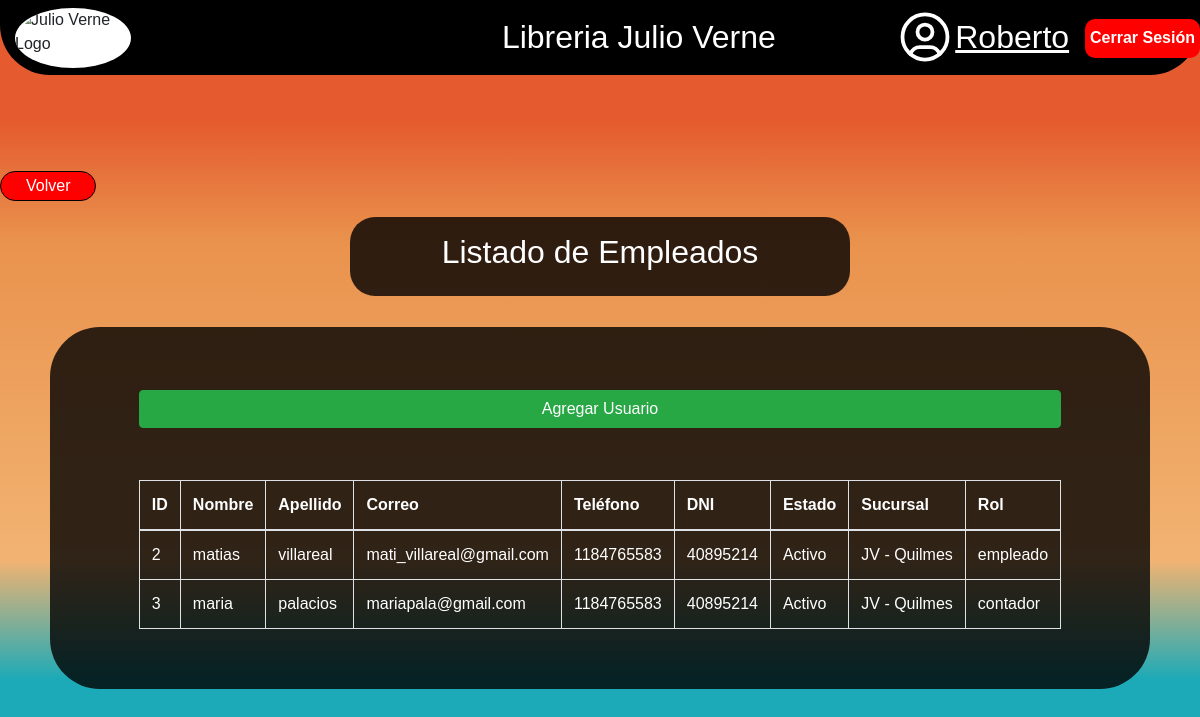
The page /agregar_empleado.php (signed in) on the database its author committed.
### tables this page shows
CREATE TABLE usuarios(

	usu_id INT NOT NULL AUTO_INCREMENT,
    usu_nombre VARCHAR(25),
    usu_apellido VARCHAR(25),
    usu_correo VARCHAR(35),
    usu_clave VARCHAR(20) NOT NULL,
    usu_telefono INT(10),
    usu_dni INT(8),
    usu_estado BOOL,  
    rol_id INT,
    usu_token VARCHAR(6),
    suc_id INT,
    
    PRIMARY KEY (usu_id),
    FOREIGN KEY (rol_id) REFERENCES roles(rol_id),
    FOREIGN KEY (suc_id) REFERENCES sucursales(suc_id)
    ON UPDATE cascade ON DELETE cascade  

);

CREATE TABLE sucursales(

	suc_id INT AUTO_INCREMENT,
    suc_nombre VARCHAR(30),
    suc_calle VARCHAR(40),
    suc_calle_nro INT(4),
    suc_telefono INT(11),
    suc_codigo_postal INT(4),
    loc_id INT,
    
	PRIMARY KEY(suc_id),
	FOREIGN KEY (loc_id) REFERENCES localidades(loc_id)
);

CREATE TABLE roles(

	rol_id INT,
    rol_desc VARCHAR(15),

	PRIMARY KEY(rol_id)
);

### agregar_empleado.php (the view, shortened to what this page needs)
<!DOCTYPE html>
<html lang="en">
<head>
    <link rel="stylesheet" href="https://maxcdn.bootstrapcdn.com/bootstrap/4.5.2/css/bootstrap.min.css">
    <link rel="stylesheet" href="normalize.css">
    <link rel="stylesheet" href="administrador.css">
</head>
<body>
    <header>
        <div class="logo">
            <img src="img/logo.png" alt="Julio Verne Logo">
        </div>
        <h1 class="nombre-empresa">Libreria Julio Verne</h1>
        <div class="nameandclose">
            <form class="logout" action="index.php" method="POST">
                <p class="nomb">
                    <?php echo "".$_SESSION['nombre'];?>
                </p>
                <input class="logout__btn" type="submit" value="Cerrar Sesión">
            </form>
        </div>
    </header>
    <main id="ag_emp">
    <div class="btn_volver">
        <a href="administrador.php">
            <button class="volver">Volver</button>
        </a>
    </div>
    <div class="ag_subtitulo">
        <h2 class="">Listado de Empleados</h2>
    </div>
    <div class="ag_contenedor">
        <button class="btn btn-success mb-2" data-toggle="modal" data-target="#addUserModal">Agregar Usuario</button>
        <table class="table table-bordered">
            <thead>
            <tr>
                <th>ID</th>
                <th>Nombre</th>
                <th>Apellido</th>
                <th>Correo</th>
                <th>Teléfono</th>
                <th>DNI</th>
                <th>Estado</th>
                <th>Sucursal</th>
                <th>Rol</th>
            </tr>
            </thead>
            <tbody>
            <?php
            $conn = conectar();
            $sql = "SELECT u.*, r.rol_desc, s.suc_nombre FROM usuarios u
                    LEFT JOIN roles r ON u.rol_id = r.rol_id
                    LEFT JOIN sucursales s ON u.suc_id = s.suc_id
                    WHERE u.rol_id != 1";
            $result = $conn->query($sql);
            if ($result->num_rows > 0) {
                while($row = $result->fetch_assoc()) {
                    echo "<tr>
                            <td>" . $row["usu_id"]. "</td>
                            <td>" . $row["usu_nombre"]. "</td>
                            <td>" . $row["usu_apellido"]. "</td>
                            <td>" . $row["usu_correo"]. "</td>
                            <td>" . $row["usu_telefono"]. "</td>
                            <td>" . $row["usu_dni"]. "</td>
                            <td>" . ($row["usu_estado"] ? 'Activo' : 'Inactivo') . "</td>
                            <td>" . $row["suc_nombre"]. "</td>
                            <td>" . $row["rol_desc"]. "</td>
                        </tr>";
                }
            } else {
                echo "<tr><td colspan='10' class='text-center'>No hay usuarios registrados</td></tr>";
            }
            ?>
            </tbody>
        </table>
    </div>
</main>
</body>
</html>

### administrador.css (style rules this page uses)
* { font-family: Helvetica, sans-serif; margin: 0; padding: 0; box-sizing: border-box; }
body { width: 100%; min-height: 100vh; background: linear-gradient(0deg, rgba(28,170,184,1) 15%, rgba(242,179,114,1) 30%, rgba(233,146,77,1) 70%, rgba(229,90,46,1) 85%); align-items: center; justify-content: center; }
header { display: flex; max-width: 100%; height: 75px; background-color: rgb(0, 0, 0); box-sizing: border-box; border-bottom-left-radius: 50px; border-bottom-right-radius: 50px; }
.logo { display: flex; justify-content: center; justify-items: start; align-items: center; margin-left: 15px; }
.logo img { height: 60px; background-color: white; border-radius: 100%; }
.nombre-empresa { display: flex; justify-content: center; align-items: center; margin-left: 21%; color: white; width: 50%; }
.logout { display: flex; justify-content: center; align-items: center; gap: 1rem; }
.nomb { font-size: 2rem; color: white; display: flex; justify-content: center; align-items: center; margin-top: 7px; margin-bottom: 0; text-decoration: underline; }
.logout__btn { border: 0 solid; padding: 10px 5px; border-radius: 10px; background-color: red; color: white; margin-top: 10px; cursor: pointer; font-weight: 700; }
main { display: flex; justify-content: center; align-items: center; margin: 0 auto; flex-direction: column; width: 100%; height: calc(100vh - 75px); }
.btn_volver { width: 100%; }
.btn_volver a { display: flex; justify-content: flex-start; align-items: center; text-decoration: none; width: 88%; }
.volver { border: 0.5px solid black; padding: 5px 25px; background-color: red; color: white; border-radius: 25px; font-size: 1rem; text-decoration: none; }
.ag_subtitulo { display: flex; width: 500px; margin: 1rem 0 1rem 0; padding: 1rem; justify-content: center; align-items: center; text-align: center; background-color: rgb(0, 0, 0,0.8); border-radius: 25px; color: white; }
.ag_contenedor { background-color: rgb(0, 0, 0,0.8); border-radius: 50px; min-height: 50%; height: auto; width: 1100px; display: grid; margin: 15px 15px; justify-content: center; align-content: space-evenly; align-items: center; color: white; }
.ag_contenedor .btn { margin: 20px 0 10px 0; }
.ag_contenedor th, .ag_contenedor td { color: white; }

### rows shown on the page
usuarios: usu_id "2", usu_nombre "matias", usu_apellido "villareal", usu_correo "mati_villareal@gmail.com", usu_telefono "1184765583", usu_dni "40895214", usu_estado "Activo", suc.suc_nombre "JV - Quilmes", rol.rol_desc "empleado"
usuarios: usu_id "3", usu_nombre "maria", usu_apellido "palacios", usu_correo "mariapala@gmail.com", usu_telefono "1184765583", usu_dni "40895214", usu_estado "Activo", suc.suc_nombre "JV - Quilmes", rol.rol_desc "contador"

### other values the page prints
$_SESSION['nombre'] "Roberto"
